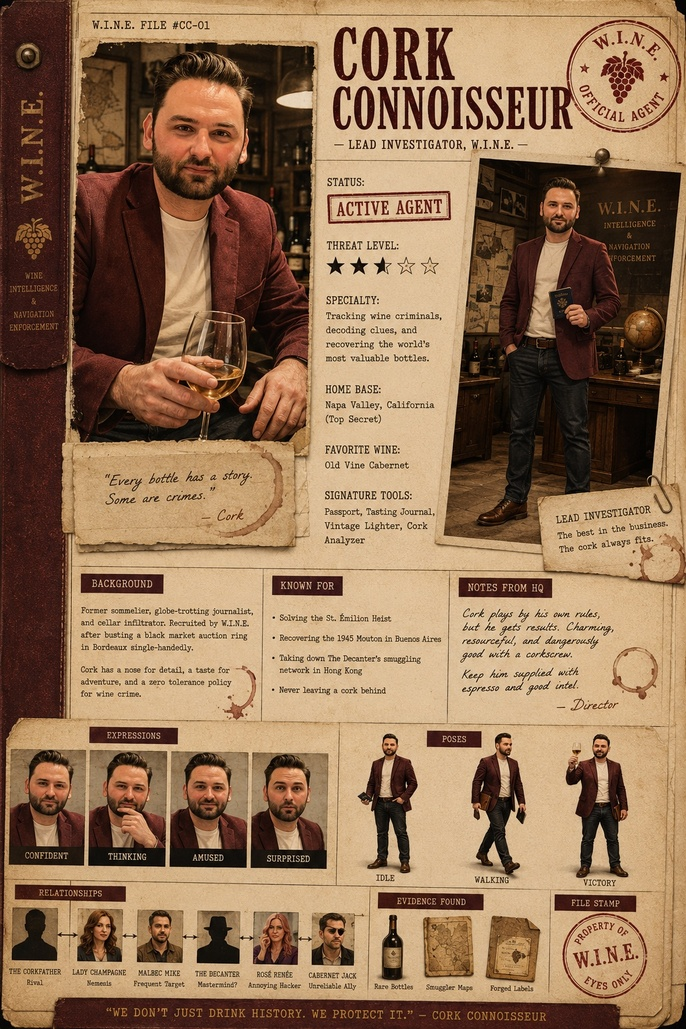
#> input picture files/cork.jpeg, 686 x 1029 px, shrunk from 1024 x 1536 before the run, given in place of Cork.png, which was not available
$ python slice_sheets.py
#> lines starting #> are read from the running program, lines starting #| are printed output that depends on the picture; after the words box and inside, x2 and y2 are one past the last pixel; in counts of white or black regions, pixels touching at a corner belong together; pictures that were not available may be replaced by others from this repository, and a replacement may not be noted
#!/usr/bin/env python3
"""
Slice the per-character sprite sheets in art-source/sprite-sheets/ into the
individual transparent PNGs the game loads, mapped to the exact filenames in
assets/characters/<slug>/{expressions,poses}/.

Each sheet is one character: a top row of expression portraits and a bottom row
of full-body poses, on a solid black background. This tool:
  1. Finds the two figure rows (texture-aware, so dark clothing on black is kept).
  2. Splits the expression row into N even cells (N = number of expression keys).
  3. Detects the pose cells in the bottom row.
  4. Knocks out the black background with a texture-aware matte (flat black =
     background; textured/lit pixels = subject), de-fringes the edge, auto-crops.
  5. Saves each cell to its game filename using the CFG map below.

The CFG order matches data.js, so the produced files drop straight in with no
code changes. Sheets sometimes carry extra cells (e.g. an alternate "posing"
shot) that the game doesn't reference — those indices are simply omitted.

Run:  python tools/slice_sheets.py
"""
import os
import numpy as np
from PIL import Image
from scipy import ndimage

ROOT = os.path.dirname(os.path.dirname(os.path.abspath(__file__)))
SRC = os.path.join(ROOT, "art-source", "sprite-sheets")
OUT = os.path.join(ROOT, "assets", "characters")

# sheet file -> (slug, expression keys in data.js order, {pose_cell_index: pose_key})
CFG = {
    "Cork.png":          ("cork",          ["confident", "thinking", "amused", "surprised"],                {0: "idle", 1: "walking", 2: "victory"}),
    "malbec_mike.png":   ("malbec-mike",   ["charming", "cocky", "laughing", "focused", "winking"],          {0: "idle", 1: "walking", 2: "victory"}),
    "lady_champagne.png":("champagne",     ["elegant", "playful", "knowing", "curious", "mysterious"],        {0: "idle", 1: "walking", 2: "victory"}),
    "Corkfather.png":    ("corkfather",    ["confident", "amused", "arrogant", "thinking", "threatening"],    {0: "idle", 1: "walking", 2: "victory"}),
    "pinot.png":         ("pinot-noir",    ["winemaker", "sommelier", "auctioneer", "wine-critic", "importer"], {0: "idle", 1: "walking", 3: "disappearing"}),
    "decanter.png":      ("decanter",      ["confident", "amused", "thinking", "focused", "intrigued"],       {0: "idle", 1: "walking", 3: "victory"}),
    "rose_renee.png":    ("rose-renee",    ["elegant", "playful", "knowing", "curious", "mysterious"],        {0: "idle", 1: "walking", 2: "victory"}),
    "cabernet_jack.png": ("cabernet-jack", ["confident", "amused", "focused", "surprised", "determined"],     {0: "idle", 1: "walking", 2: "victory"}),
}


def lstd(g, w=5):
    g = g.astype(np.float32)
    m = ndimage.uniform_filter(g, w)
    m2 = ndimage.uniform_filter(g * g, w)
    return np.sqrt(np.maximum(m2 - m * m, 0))


def fg_mask(g):
    """Foreground = bright OR textured. Flat black background fails both."""
    return ((g > 8) & (lstd(g, 5) > 3)) | (g > 20)


def figure_blocks(g, W, H):
    m = fg_mask(g)
    prof = ndimage.uniform_filter1d(m.sum(1).astype(float) / W, 9)
    on = prof > 0.03
    bands, i = [], 0
    while i < H:
        if on[i]:
            j = i
            while j < H and (on[j] or (j + 18 < H and on[j:j + 18].any())):
                j += 1
            bands.append((i, j, float(prof[i:j].max())))
            i = j
        else:
            i += 1
    figs = [(y0, y1) for (y0, y1, pk) in bands if (y1 - y0) > 120 and pk > 0.10]
    return figs[:2]


# [56 lines left out: functions runs, matte, not called in this run]


def main():
    for fname, (slug, exprs, posemap) in CFG.items():
        path = os.path.join(SRC, fname)
        if not os.path.exists(path):
            print(f"  MISSING {path}")
            continue
        im = Image.open(path).convert("RGB")
#> im is the input picture: PIL image 686x1029 RGB; mean R, G, B 146.5, 114.2, 84.6
        g = np.asarray(im.convert("L")).astype(np.float32)
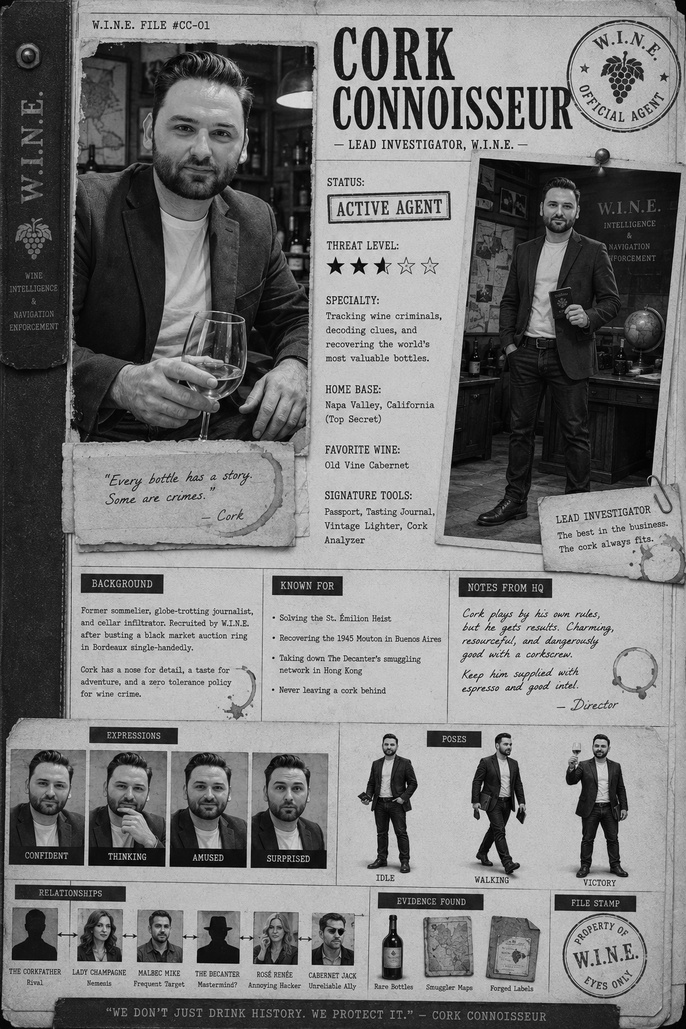
#> g: shape (1029, 686) float32; min 0, max 247, mean 120.5
        H, W = g.shape
#> H = 1029; W = 686
        fg = fg_mask(g)
#> in lstd, `m = ndimage.uniform_filter(g, w)`:
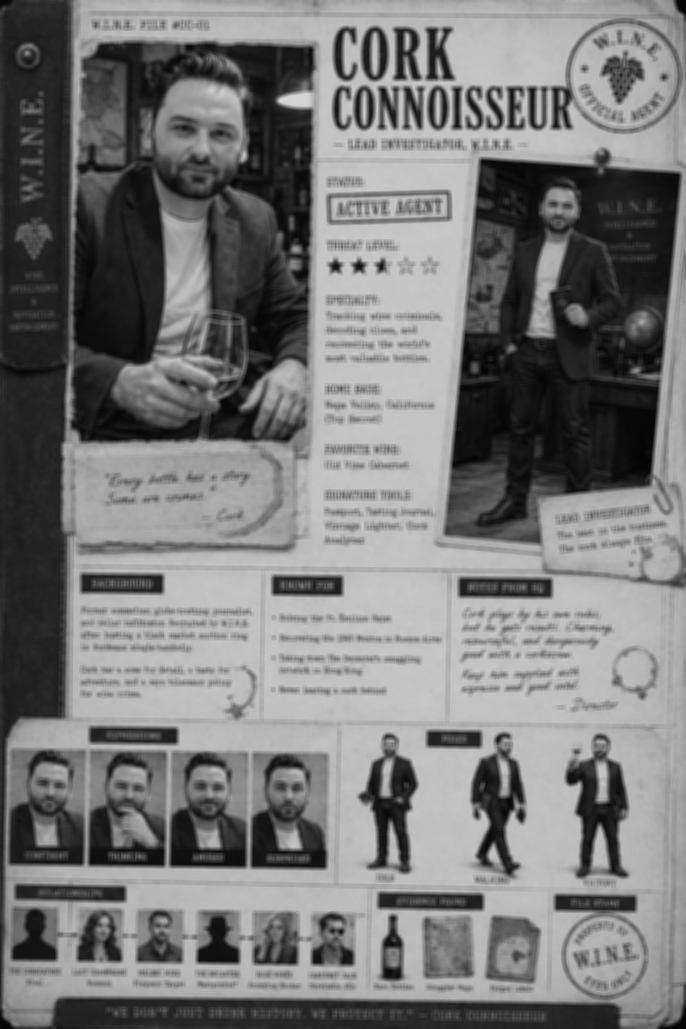
#> m: shape (1029, 686) float32; min 3.92, max 214.2, mean 120.5
#> in lstd, `m2 = ndimage.uniform_filter(g * g, w)`:
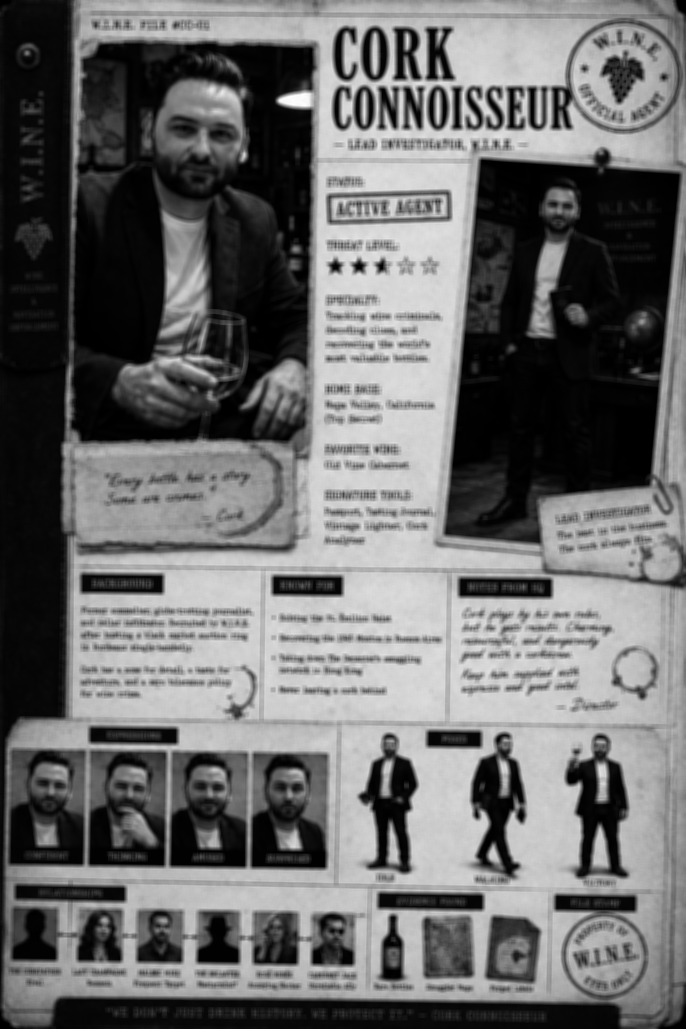
#> m2: shape (1029, 686) float32; min 17.24, max 45891, mean 19424.8; drawn with min black and max white
#> in lstd, `return np.sqrt(np.maximum(m2 - m * m, 0))`:
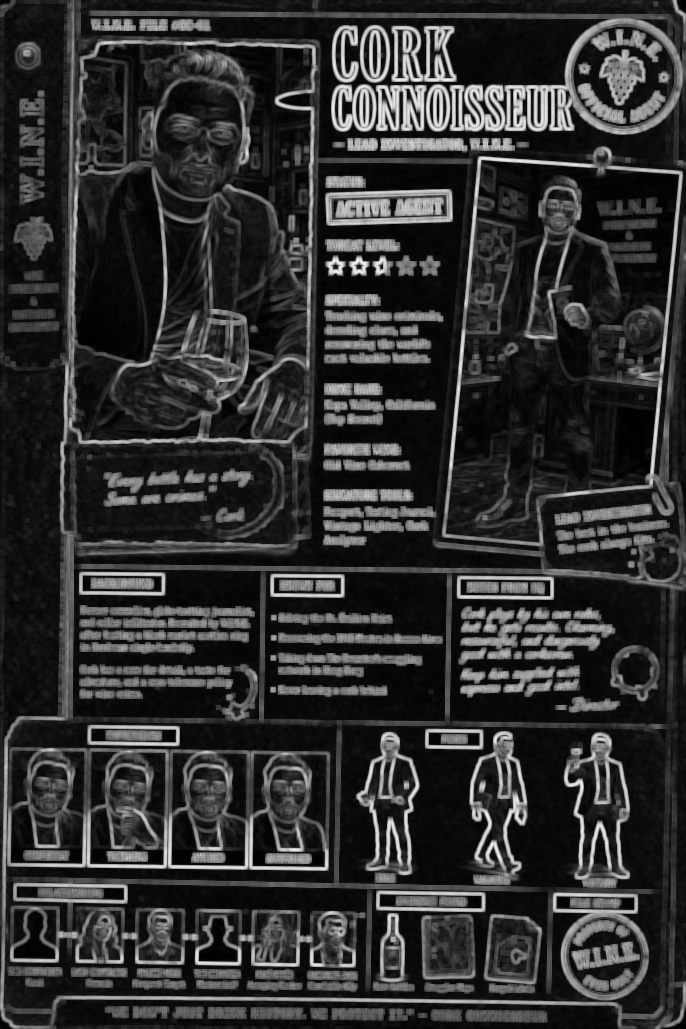
#> returned value: shape (1029, 686) float32; min 0.325, max 89.4, mean 17.5; drawn with min black and max white
#> in fg_mask, `return ((g > 8) & (lstd(g, 5) > 3)) | (g > 20)`:
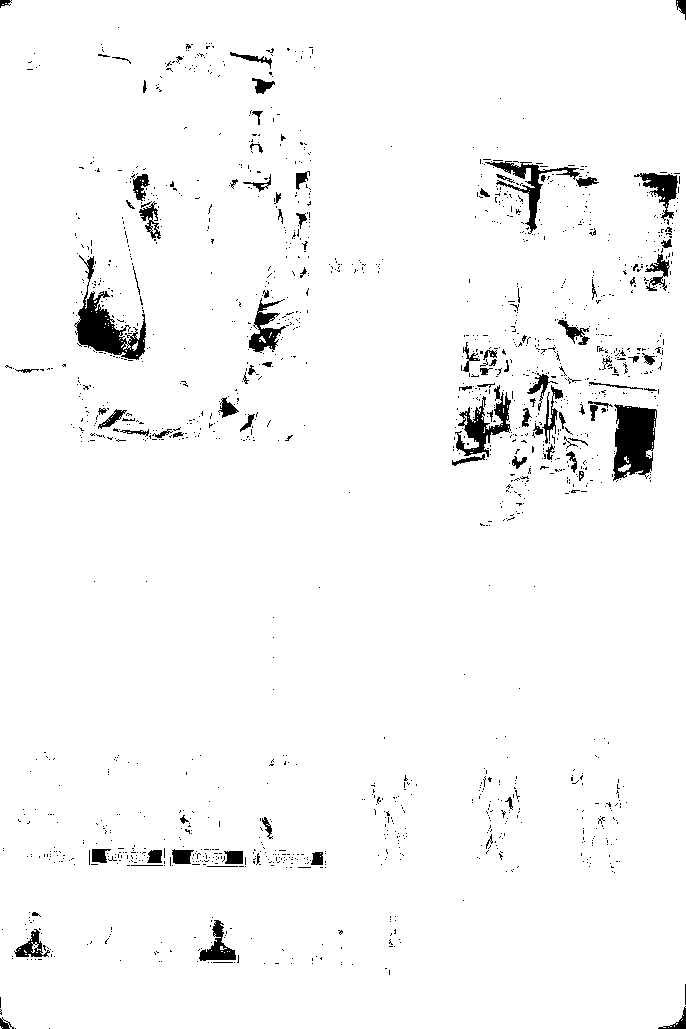
#> returned value: shape (1029, 686) bool; 96.9% white; 1600 black regions (1499 under 20 px), largest, box (x1, y1, x2, y2) and area: (613, 404, 657, 481) 2465, (74, 255, 146, 360) 2413, (455, 385, 511, 457) 1366
        figs = figure_blocks(g, W, H)
#> in figure_blocks, `prof = ndimage.uniform_filter1d(m.sum(1).astype(float) / W, 9)`: prof = 1029 values, max 1 at index 32, min 0.821 at index 429, mean 0.969
#> after the loop in figure_blocks, `while i < H:`: bands = [(0, 1029, 1)]; i = 1029
#> in figure_blocks, `figs = [(y0, y1) for (y0, y1, pk) in bands if (y1 - y0) > 120 and pk >..`: figs = [(0, 1029)]
#> figs = [(0, 1029)]
        if len(figs) < 2:
            print(f"  WARN {slug}: found {len(figs)} figure rows")
#|   WARN cork: found 1 figure rows
            continue
        (ey0, ey1), (py0, py1) = figs[0], figs[1]
        os.makedirs(os.path.join(OUT, slug, "expressions"), exist_ok=True)
        os.makedirs(os.path.join(OUT, slug, "poses"), exist_ok=True)

        # expressions: even split across the row
        sub = fg[ey0:ey1]
        cm = sub.sum(0).astype(float)
        nz = np.where(cm > cm.max() * 0.05)[0]
        x0, x1 = nz[0], nz[-1]
        edges = np.linspace(x0, x1, len(exprs) + 1).astype(int)
        for k in range(len(exprs)):
            mm = matte(im.crop((edges[k], ey0, edges[k + 1], ey1)))
            if mm:
                mm.save(os.path.join(OUT, slug, "expressions", f"{slug}-expr-{exprs[k]}.png"))

        # poses: detect cells, map by index
        subb = fg[py0:py1]
        bc = (subb.sum(0) / max(subb.sum(0).max(), 1)) > 0.02
        for idx, (xs, xe) in enumerate(runs(bc)):
            if idx in posemap:
                mm = matte(im.crop((xs, py0, xe, py1)))
                if mm:
                    mm.save(os.path.join(OUT, slug, "poses", f"{slug}-pose-{posemap[idx]}.png"))
        print(f"  {slug}: {len(exprs)} expressions + {len(posemap)} poses")
    print("Done.")


if __name__ == "__main__":
    main()
